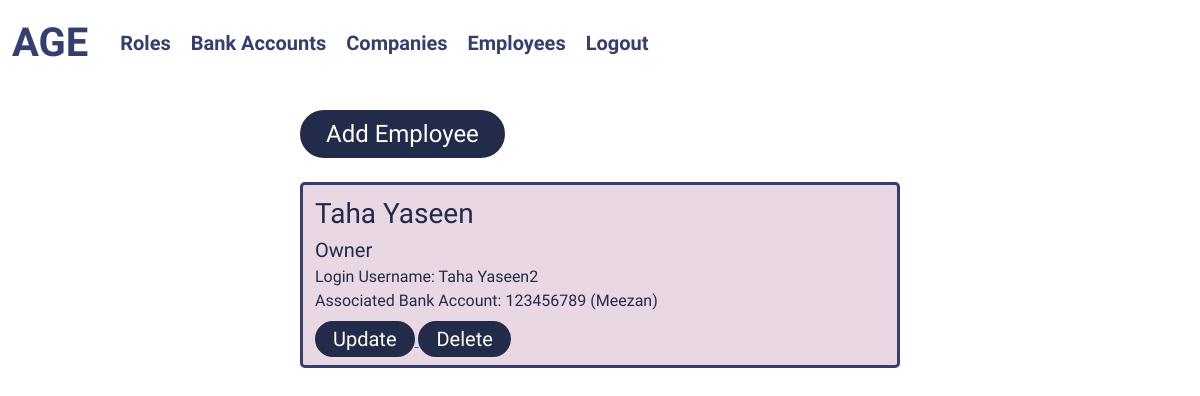
Screenshot of /employees/ (signed in) with the database file from the repository.
### employee/models.py (models this page shows)
class Employee(models.Model):
    name = models.CharField(max_length=255)
    associated_role = models.ForeignKey("role.Role", on_delete=models.SET_NULL, null=True)
    associated_bank_account = models.ForeignKey("bank_account.BankAccount", on_delete=models.SET_NULL, null=True)
    associated_user = models.ForeignKey(User, on_delete=models.CASCADE)

### role/models.py (models this page shows)
class Role(models.Model):
    role = models.CharField(max_length=255, unique=True)
    access_to_shop_management = models.BooleanField()
    access_to_factory_management = models.BooleanField()
    access_to_warehouse_management = models.BooleanField()

### bank_account/models.py (models this page shows)
class BankAccount(models.Model):
    associated_bank = models.ForeignKey(Bank, on_delete=models.CASCADE)
    account_number = models.IntegerField(unique=True)

class Bank(models.Model):
    name = models.CharField(max_length=255)

### employee/views.py (the view)
# urls.py: path("", views.employees_view, name="employees"),
def employees_view(request):
    page_title = "Employees"
    if not request.user.is_superuser:
        return redirect("home")
    employees = Employee.objects.all()
    context = {"page_title": page_title, "employees": employees}
    return render(request, "employees.html", context)

### employee/templates/employees.html (shortened to what this page needs)
{% extends "layout.html" %} {% block content %}
<div class="col-lg-6 col-md-9 col-11 mx-auto">
	<a href="{% url 'add_employee' %}">
		<button class="mt-4 px-4 py-1 rounded-pill fs-4">Add Employee</button>
	</a>
	{% for employee in employees %}
	<div class="container mt-4 py-2 rounded-3">
		<p class="m-0 fs-3">{{employee.name}}</p>
		<p class="m-0 fs-5">{{employee.associated_role.role}}</p>
		<p class="m-0 fs-6">Login Username: {{employee.associated_user.username}}</p>
		{% if employee.associated_bank_account %}
		<p class="m-0 fs-6">
			Associated Bank Account:
			{{employee.associated_bank_account.account_number}}
			({{employee.associated_bank_account.associated_bank.name}})
		</p>
		{% endif %}
		<a href="{% url 'update_employee' employee.id %}">
			<button class="px-3 rounded-pill fs-5">Update</button>
		</a>
		<a href="{% url 'delete_employee' employee.id %}">
			<button class="px-3 rounded-pill fs-5">Delete</button>
		</a>
	</div>
	{% endfor %}
</div>
{% endblock content %}

### static/styles/style.css (style rules this page uses)
body { font-family: "Neuton", serif; }
.container { background-color: #e9d8e4; border: #343f71 solid 3px; color: #232b4b; }
button { color: white; background-color: #232b4b; border: #232b4b solid 2px; }

### rows the page displays
Employee: name "Taha Yaseen", associated_role.role "Owner", associated_user.username "Taha Yaseen2", associated_bank_account.account_number "123456789", associated_bank_account.associated_bank.name "Meezan"
